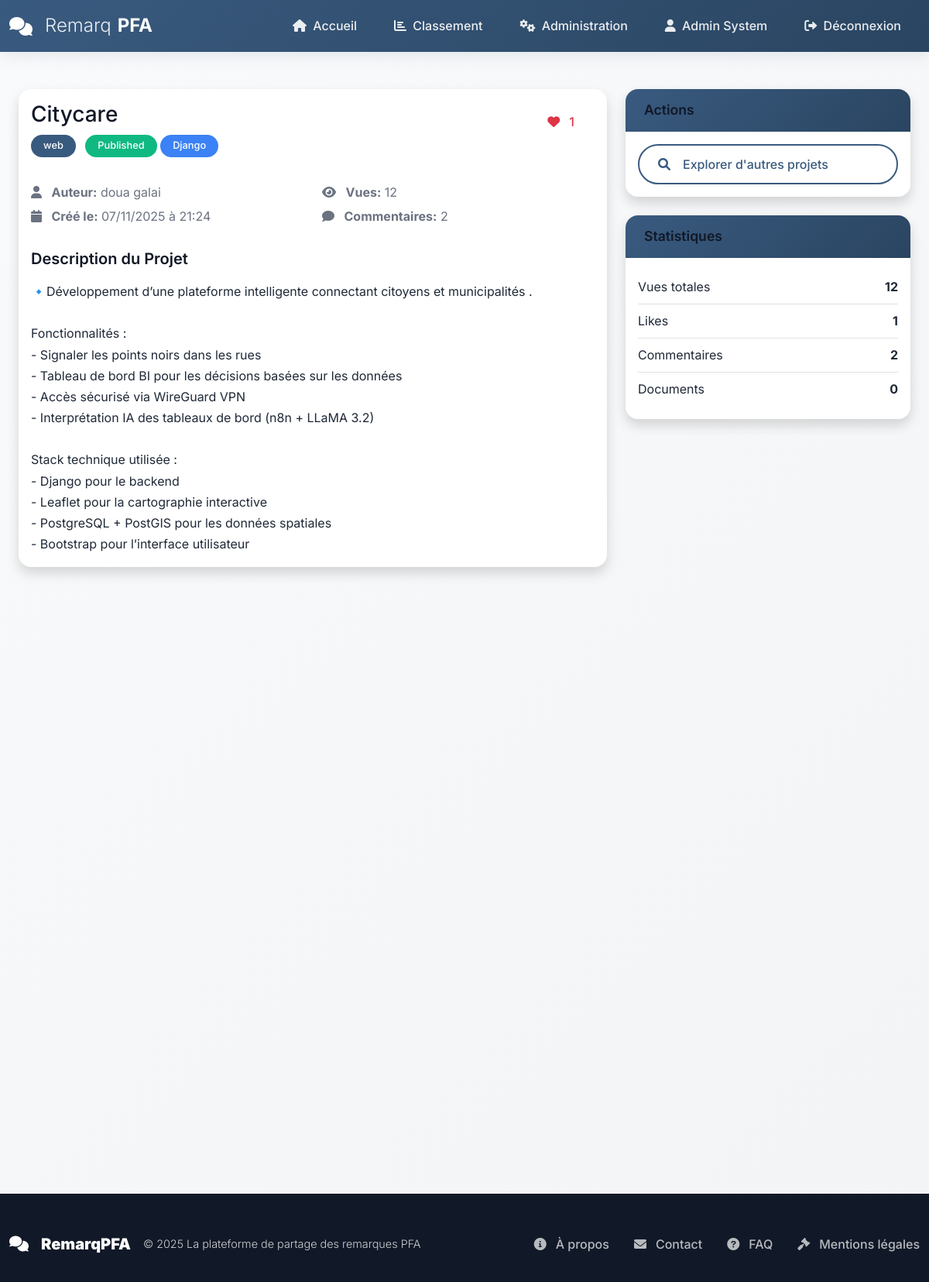
Page /student/projets/1 (signed in) on the committed database.
### models.py (models this page shows, shortened)
class User(UserMixin, db.Model):
    __tablename__ = 'users'
    id = db.Column(db.Integer, primary_key=True)
    username = db.Column(db.String(80), unique=True, nullable=False, index=True)
    email = db.Column(db.String(120), unique=True, nullable=False, index=True)
    password_hash = db.Column(db.String(255), nullable=False)
    first_name = db.Column(db.String(50), nullable=True)
    last_name = db.Column(db.String(50), nullable=True)
    role = db.Column(db.String(20), nullable=False, default='student')
    is_active = db.Column(db.Boolean, default=True)
    created_at = db.Column(db.DateTime, default=datetime.utcnow)
    updated_at = db.Column(db.DateTime, default=datetime.utcnow, onupdate=datetime.utcnow)
    comments_as_jury = db.relationship('Comment',
                                      foreign_keys='Comment.jury_id',
                                      backref='jury_user',
                                      lazy='dynamic')
    comments_as_student = db.relationship('Comment',
                                         foreign_keys='Comment.student_id',
                                         backref='student_user',
                                         lazy='dynamic')
    pfa_projects = db.relationship('PFAProject',
                                  foreign_keys='PFAProject.student_id',
                                  backref='project_student',
                                  lazy='dynamic')
    project_comments = db.relationship('ProjectComment',
                                      foreign_keys='ProjectComment.user_id',
                                      backref='comment_author',
                                      lazy='dynamic')
    notifications = db.relationship('Notification',
                                   foreign_keys='Notification.user_id',
                                   backref='notification_user',
                                   lazy='dynamic')
    def get_full_name(self):
        if self.first_name and self.last_name:
            return f"{self.first_name} {self.last_name}"
        return self.username

class PFAProject(db.Model):
    __tablename__ = 'pfaprojects'
    id = db.Column(db.Integer, primary_key=True)
    student_id = db.Column(db.Integer, db.ForeignKey('users.id'), nullable=False, index=True)
    title = db.Column(db.String(200), nullable=False)
    description = db.Column(db.Text, nullable=False)
    domain = db.Column(db.String(100), nullable=False)
    technologies = db.Column(db.String(300), nullable=True)
    github_url = db.Column(db.String(500), nullable=True)
    demo_url = db.Column(db.String(500), nullable=True)
    status = db.Column(db.String(20), default='draft')
    is_public = db.Column(db.Boolean, default=True)
    views_count = db.Column(db.Integer, default=0)
    likes_count = db.Column(db.Integer, default=0)
    created_at = db.Column(db.DateTime, default=datetime.utcnow)
    updated_at = db.Column(db.DateTime, default=datetime.utcnow, onupdate=datetime.utcnow)
    student = db.relationship('User',
                             foreign_keys=[student_id],
                             backref=db.backref('owned_projects', lazy='dynamic'))
    documents = db.relationship('ProjectDocument',
                               foreign_keys='ProjectDocument.project_id',
                               backref='document_project',
                               lazy='dynamic',
                               cascade='all, delete-orphan')
    comments = db.relationship('ProjectComment',
                              foreign_keys='ProjectComment.project_id',
                              backref='comment_project',
                              lazy='dynamic',
                              cascade='all, delete-orphan')
    def increment_views(self):
        self.views_count += 1
        db.session.commit()
    def get_documents_count(self):
        return self.documents.count()
    def get_comments_count(self):
        return self.comments.count()

### routes/student_projects.py (the view)
@student_projects_bp.route('/projets/<int:project_id>')
@login_required
def project_detail(project_id):
    project = PFAProject.query.get_or_404(project_id)
    if project.student_id != current_user.id and current_user.role != 'admin':
        flash('Accès non autorisé à ce projet', 'error')
        return redirect(url_for('student_projects.my_projects'))
    if current_user.id != project.student_id:
        project.increment_views()
    documents = ProjectDocument.query.filter_by(project_id=project_id).all()
    comments = ProjectComment.query.filter_by(project_id=project_id).order_by(ProjectComment.created_at.desc()).all()
    return render_template('student/project_detail.html',
                         project=project,
                         documents=documents,
                         comments=comments)

### templates/student/project_detail.html (shortened to what this page needs)
{% extends "base.html" %}
{% block content %}
<div class="container-fluid py-4">
    <div class="row">
        <div class="col-lg-8">
            <div class="card shadow mb-4">
                <div class="card-body">
                    <div class="d-flex justify-content-between align-items-start mb-3">
                        <div>
                            <h1 class="h3 mb-2">{{ project.title }}</h1>
                            <div class="mb-3">
                                <span class="badge bg-primary me-2">{{ project.domain }}</span>
                                <span class="badge {% if project.status == 'published' %}bg-success{% else %}bg-secondary{% endif %}">
                                    {{ project.status|title }}
                                </span>
                                {% if project.technologies %}
                                    {% for tech in project.technologies.split(',') %}
                                        {% if tech.strip() %}
                                        <span class="badge bg-info me-1">{{ tech.strip() }}</span>
                                        {% endif %}
                                    {% endfor %}
                                {% endif %}
                            </div>
                        </div>
                        <div class="text-end">
                            {% if current_user.is_authenticated and current_user.id != project.student_id %}
                            <button class="btn btn-outline-danger like-project-btn"
                                    data-project-id="{{ project.id }}"
                                    id="like-project-{{ project.id }}">
                                <i class="fas fa-heart me-1"></i>
                                <span class="likes-number">{{ project.likes_count }}</span>
                            </button>
                            {% else %}
                            <span class="btn btn-outline-secondary">
                                <i class="fas fa-heart me-1"></i>
                                {{ project.likes_count }} likes
                            </span>
                            {% endif %}
                        </div>
                    </div>
                    <div class="project-meta text-muted mb-4">
                        <div class="row">
                            <div class="col-md-6">
                                <p class="mb-1">
                                    <i class="fas fa-user me-2"></i>
                                    <strong>Auteur:</strong> {{ project.student.get_full_name() }}
                                </p>
                                <p class="mb-1">
                                    <i class="fas fa-calendar me-2"></i>
                                    <strong>Créé le:</strong> {{ project.created_at|datetime }}
                                </p>
                            </div>
                            <div class="col-md-6">
                                <p class="mb-1">
                                    <i class="fas fa-eye me-2"></i>
                                    <strong>Vues:</strong> {{ project.views_count }}
                                </p>
                                <p class="mb-0">
                                    <i class="fas fa-comment me-2"></i>
                                    <strong>Commentaires:</strong> {{ project.get_comments_count() }}
                                </p>
                            </div>
                        </div>
                    </div>
                    <div class="project-description">
                        <h5 class="mb-3">Description du Projet</h5>
                        <div class="description-content">
                            {{ project.description|replace('\n', '<br>')|safe }}
                        </div>
                    </div>
                </div>
            </div>
        </div>
        <div class="col-lg-4">
            <div class="card shadow mb-4">
                <div class="card-header py-3">
                    <h6 class="m-0 font-weight-bold">Actions</h6>
                </div>
                <div class="card-body">
                    <div class="d-grid gap-2">
                        <a href="{{ url_for('student_projects.search_projects') }}" class="btn btn-outline-primary">
                            <i class="fas fa-search me-2"></i>Explorer d'autres projets
                        </a>
                    </div>
                </div>
            </div>
            <div class="card shadow">
                <div class="card-header py-3">
                    <h6 class="m-0 font-weight-bold">Statistiques</h6>
                </div>
                <div class="card-body">
                    <div class="stats-list">
                        <div class="stat-item d-flex justify-content-between py-2 border-bottom">
                            <span>Vues totales</span>
                            <strong>{{ project.views_count }}</strong>
                        </div>
                        <div class="stat-item d-flex justify-content-between py-2 border-bottom">
                            <span>Likes</span>
                            <strong>{{ project.likes_count }}</strong>
                        </div>
                        <div class="stat-item d-flex justify-content-between py-2 border-bottom">
                            <span>Commentaires</span>
                            <strong>{{ project.get_comments_count() }}</strong>
                        </div>
                        <div class="stat-item d-flex justify-content-between py-2">
                            <span>Documents</span>
                            <strong>{{ project.get_documents_count() }}</strong>
                        </div>
                    </div>
                </div>
            </div>
        </div>
    </div>
</div>
{% endblock content %}

### templates/base.html (shortened to what this page needs)
<!DOCTYPE html>
<html lang="fr">
<head>
    <link href="https://cdn.jsdelivr.net/npm/bootstrap@5.1.3/dist/css/bootstrap.min.css" rel="stylesheet">
    <link href="https://cdnjs.cloudflare.com/ajax/libs/font-awesome/6.0.0/css/all.min.css" rel="stylesheet">
    <link href="{{ url_for('static', filename='css/main.css') }}" rel="stylesheet">
    <link href="{{ url_for('static', filename='css/modern.css') }}" rel="stylesheet">
</head>
<body>
    <nav class="navbar navbar-expand-lg navbar-dark sticky-top" id="mainNav">
        <div class="container">
            <a class="navbar-brand" href="{{ url_for('public.home') }}">
                <i class="fas fa-comments me-2"></i>
                <span>Remarq</span><strong>PFA</strong>
            </a>
            <div class="collapse navbar-collapse" id="navbarNav">
                <div class="navbar-nav ms-auto">
                    <a class="nav-link" href="{{ url_for('public.home') }}" title="Accueil">
                        <i class="fas fa-home me-1"></i> Accueil
                    </a>
                    <a class="nav-link" href="{{ url_for('public.ranking') }}" title="Classement">
                        <i class="fas fa-chart-bar me-1"></i> Classement
                    </a>
                    {% if current_user.is_authenticated %}
                        {% if current_user.role == 'student' %}
                            <a class="nav-link" href="{{ url_for('student.dashboard') }}" title="Tableau de bord">
                                <i class="fas fa-tachometer-alt me-1"></i> Tableau de bord
                            </a>
                            <a class="nav-link" href="{{ url_for('student_projects.my_projects') }}" title="Mes projets">
                                <i class="fas fa-project-diagram me-1"></i> Mes projets
                            </a>
                        {% elif current_user.role == 'admin' %}
                            <a class="nav-link" href="{{ url_for('admin.dashboard') }}" title="Administration">
                                <i class="fas fa-cogs me-1"></i> Administration
                            </a>
                        {% endif %}
                        <a class="nav-link" href="{{ url_for('auth.profile') }}" title="Profil">
                            <i class="fas fa-user me-1"></i> {{ current_user.get_full_name() }}
                        </a>
                        <a class="nav-link" href="{{ url_for('auth.logout') }}" title="Déconnexion">
                            <i class="fas fa-sign-out-alt me-1"></i> Déconnexion
                        </a>
                    {% endif %}
                </div>
            </div>
        </div>
    </nav>
    <main class="flex-shrink-0">
        <div class="container mt-4">
            {% block content %}{% endblock content %}
        </div>
    </main>
    <footer class="footer mt-auto">
        <div class="container">
            <div class="footer-content">
                <div class="footer-brand">
                    <i class="fas fa-comments me-2"></i>
                    <strong>RemarqPFA</strong>
                    <span class="ms-2">© {{ current_year }} La plateforme de partage des remarques PFA</span>
                </div>
                <ul class="footer-links">
                    <li><a href="{{ url_for('public.about') }}" title="À propos"><i class="fas fa-info-circle me-1"></i>À propos</a></li>
                    <li><a href="{{ url_for('public.contact') }}" title="Contact"><i class="fas fa-envelope me-1"></i>Contact</a></li>
                    <li><a href="{{ url_for('public.faq') }}" title="FAQ"><i class="fas fa-question-circle me-1"></i>FAQ</a></li>
                    <li><a href="#" title="Mentions légales"><i class="fas fa-gavel me-1"></i>Mentions légales</a></li>
                </ul>
            </div>
        </div>
    </footer>
</body>
</html>

### rows in the picture
User: get_full_name "Admin System"
PFAProject: title "Citycare", domain "web", status "Published", strip "Django", likes_count "1", created_at "07/11/2025 à 21:24", views_count "12", description "🔹Développement d’une plateforme intelligente connectant citoyens et municipalités . Fonctionnalités : - Signaler les points noirs dans les rues - Tableau de bord BI pour les décisions basées sur les données - Accès sécurisé via WireGuard VPN - Interprétation IA des tableaux de bord (n8n + LLaMA 3.2) Stack technique utilisée : - Django pour le backend - Leaflet pour la cartographie interactive - PostgreSQL + PostGIS pour les données spatiales - Bootstrap pour l’interface utilisateur"
User: student.get_full_name "doua galai"

### other values in the picture
{{ project.get_comments_count() }} "2"
{{ project.get_documents_count() }} "0"
